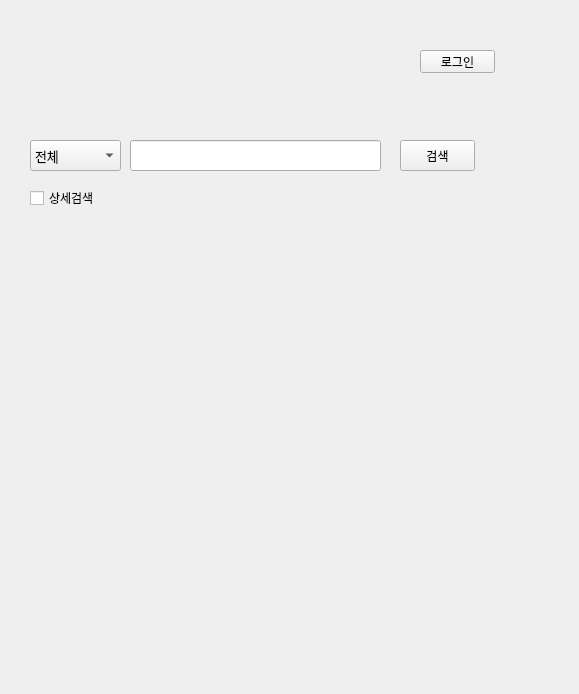
<?xml version="1.0" encoding="UTF-8"?>
<ui version="4.0">
 <class>Form</class>
 <widget class="QWidget" name="Form">
  <property name="geometry">
   <rect>
    <x>0</x>
    <y>0</y>
    <width>579</width>
    <height>694</height>
   </rect>
  </property>
  <property name="windowTitle">
   <string>Form</string>
  </property>
  <widget class="QPushButton" name="bt_loginout">
   <property name="geometry">
    <rect>
     <x>420</x>
     <y>50</y>
     <width>75</width>
     <height>23</height>
    </rect>
   </property>
   <property name="text">
    <string>로그인</string>
   </property>
  </widget>
  <widget class="QLabel" name="lb_UserName">
   <property name="geometry">
    <rect>
     <x>250</x>
     <y>46</y>
     <width>161</width>
     <height>31</height>
    </rect>
   </property>
   <property name="layoutDirection">
    <enum>Qt::LeftToRight</enum>
   </property>
   <property name="text">
    <string/>
   </property>
   <property name="alignment">
    <set>Qt::AlignRight|Qt::AlignTrailing|Qt::AlignVCenter</set>
   </property>
  </widget>
  <widget class="QStackedWidget" name="st_search_select">
   <property name="geometry">
    <rect>
     <x>30</x>
     <y>120</y>
     <width>501</width>
     <height>101</height>
    </rect>
   </property>
   <property name="currentIndex">
    <number>0</number>
   </property>
   <widget class="QWidget" name="page_5">
    <widget class="QComboBox" name="cb_select_region">
     <property name="geometry">
      <rect>
       <x>0</x>
       <y>20</y>
       <width>91</width>
       <height>31</height>
      </rect>
     </property>
     <property name="font">
      <font>
       <pointsize>10</pointsize>
      </font>
     </property>
     <property name="editable">
      <bool>false</bool>
     </property>
     <property name="currentIndex">
      <number>0</number>
     </property>
     <item>
      <property name="text">
       <string>전체</string>
      </property>
     </item>
     <item>
      <property name="text">
       <string>북구</string>
      </property>
     </item>
     <item>
      <property name="text">
       <string>동구</string>
      </property>
     </item>
     <item>
      <property name="text">
       <string>서구</string>
      </property>
     </item>
     <item>
      <property name="text">
       <string>남구</string>
      </property>
     </item>
     <item>
      <property name="text">
       <string>광산구</string>
      </property>
     </item>
    </widget>
    <widget class="QLineEdit" name="line_searchtext">
     <property name="geometry">
      <rect>
       <x>100</x>
       <y>20</y>
       <width>251</width>
       <height>31</height>
      </rect>
     </property>
    </widget>
    <widget class="QPushButton" name="bt_search">
     <property name="geometry">
      <rect>
       <x>370</x>
       <y>20</y>
       <width>75</width>
       <height>31</height>
      </rect>
     </property>
     <property name="text">
      <string>검색</string>
     </property>
    </widget>
   </widget>
   <widget class="QWidget" name="page_6">
    <widget class="QLineEdit" name="line_d_searchtext">
     <property name="geometry">
      <rect>
       <x>106</x>
       <y>60</y>
       <width>281</width>
       <height>31</height>
      </rect>
     </property>
    </widget>
    <widget class="QComboBox" name="cb_select_d_code1">
     <property name="geometry">
      <rect>
       <x>110</x>
       <y>20</y>
       <width>131</width>
       <height>31</height>
      </rect>
     </property>
     <property name="font">
      <font>
       <pointsize>10</pointsize>
      </font>
     </property>
     <property name="editable">
      <bool>false</bool>
     </property>
     <property name="currentIndex">
      <number>0</number>
     </property>
     <item>
      <property name="text">
       <string>대분류</string>
      </property>
     </item>
     <item>
      <property name="text">
       <string>Q-음식</string>
      </property>
     </item>
     <item>
      <property name="text">
       <string>F-생활서비스</string>
      </property>
     </item>
     <item>
      <property name="text">
       <string>D-소매</string>
      </property>
     </item>
     <item>
      <property name="text">
       <string>N-관광/여가/오락</string>
      </property>
     </item>
     <item>
      <property name="text">
       <string>P-스포츠</string>
      </property>
     </item>
     <item>
      <property name="text">
       <string>R-학문/교육</string>
      </property>
     </item>
     <item>
      <property name="text">
       <string>O-숙박</string>
      </property>
     </item>
     <item>
      <property name="text">
       <string>L-부동산</string>
      </property>
     </item>
    </widget>
    <widget class="QComboBox" name="cb_select_d_code2">
     <property name="geometry">
      <rect>
       <x>260</x>
       <y>20</y>
       <width>221</width>
       <height>31</height>
      </rect>
     </property>
     <property name="font">
      <font>
       <pointsize>10</pointsize>
      </font>
     </property>
     <property name="editable">
      <bool>false</bool>
     </property>
     <property name="currentIndex">
      <number>0</number>
     </property>
     <item>
      <property name="text">
       <string>중분류</string>
      </property>
     </item>
    </widget>
    <widget class="QComboBox" name="cb_select_d_region">
     <property name="geometry">
      <rect>
       <x>0</x>
       <y>20</y>
       <width>91</width>
       <height>31</height>
      </rect>
     </property>
     <property name="font">
      <font>
       <pointsize>10</pointsize>
      </font>
     </property>
     <property name="editable">
      <bool>false</bool>
     </property>
     <property name="currentIndex">
      <number>0</number>
     </property>
     <item>
      <property name="text">
       <string>전체</string>
      </property>
     </item>
     <item>
      <property name="text">
       <string>북구</string>
      </property>
     </item>
     <item>
      <property name="text">
       <string>동구</string>
      </property>
     </item>
     <item>
      <property name="text">
       <string>서구</string>
      </property>
     </item>
     <item>
      <property name="text">
       <string>남구</string>
      </property>
     </item>
     <item>
      <property name="text">
       <string>광산구</string>
      </property>
     </item>
    </widget>
    <widget class="QPushButton" name="bt_d_search">
     <property name="geometry">
      <rect>
       <x>406</x>
       <y>60</y>
       <width>75</width>
       <height>31</height>
      </rect>
     </property>
     <property name="text">
      <string>검색</string>
     </property>
    </widget>
   </widget>
  </widget>
  <widget class="QCheckBox" name="bt_d_select">
   <property name="geometry">
    <rect>
     <x>30</x>
     <y>190</y>
     <width>81</width>
     <height>16</height>
    </rect>
   </property>
   <property name="text">
    <string>상세검색</string>
   </property>
  </widget>
 </widget>
 <resources/>
 <connections/>
</ui>
